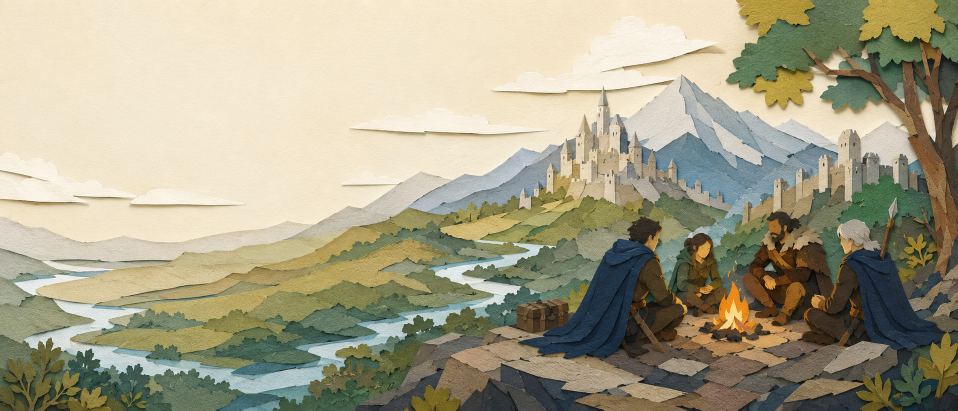
#> input picture client/e2e/assets/test-map.png, 1916 x 821 px (shown at 1/2 size); its folder holds only this picture in this run
$ python -i encounter_map_service.py   (imports and definitions only)   (older library calls are emulated)
#> lines starting #> are read from the running program, lines starting #| are printed output that depends on the picture
import base64
from io import BytesIO
import json

import os
from pathlib import Path
from uuid import uuid4

import numpy as np
import requests

from models import db, EncounterMap
from services.audit_service import log_audit_event
from services.world_service import clean_text


OPENAI_IMAGE_GENERATION_URL = 'https://api.openai.com/v1/images/generations'
OPENAI_RESPONSES_URL = 'https://api.openai.com/v1/responses'
DEFAULT_IMAGE_MODEL = 'gpt-image-2'
DEFAULT_IMAGE_SIZE = '1024x1024'
DEFAULT_IMAGE_QUALITY = 'medium'
DEFAULT_IMAGE_TIMEOUT_SECONDS = 240
DEFAULT_IMAGE_QA_MODEL = 'gpt-5.4'
DEFAULT_IMAGE_QA_THRESHOLD = 8
DEFAULT_IMAGE_QA_MAX_RETRIES = 1
DEFAULT_IMAGE_QA_TIMEOUT_SECONDS = 90
DEFAULT_VTT_SETUP_MODEL = 'gpt-5.4'
DEFAULT_VTT_SETUP_TIMEOUT_SECONDS = 90
DEFAULT_IMAGE_GRID_MAX_RETRIES = 2
MIN_GRID_CONFIDENCE = 0.45
TERRAIN_KINDS = {'clear', 'blocked', 'difficult', 'cover', 'hazard', 'water', 'elevation', 'door', 'chokepoint'}


def encounter_map_storage_dir():
    default_dir = Path(__file__).resolve().parents[1] / 'instance' / 'encounter_maps'
    return Path(os.environ.get('ENCOUNTER_MAP_STORAGE_DIR') or default_dir)


def encounter_map_path(encounter_map):
    return encounter_map_storage_dir() / encounter_map.image_filename


# [548 lines left out: functions encounter_map_labeled_path, latest_encounter_map, openai_image_timeout_seconds, _env_bool, _env_int, _build_map_prompt and 17 more, not called in this run]


def detect_grid_from_image(image_bytes, grid_options=None):
    import cv2

    np_bytes = np.frombuffer(image_bytes, np.uint8)
    image = cv2.imdecode(np_bytes, cv2.IMREAD_COLOR)
    if image is None:
        raise RuntimeError('Encounter map image could not be decoded for grid detection.')

    h, w = image.shape[:2]
    gray = cv2.cvtColor(image, cv2.COLOR_BGR2GRAY)
    clahe = cv2.createCLAHE(clipLimit=2.0, tileGridSize=(8, 8))
    enhanced = clahe.apply(gray)

    sobel_x = np.abs(cv2.Sobel(enhanced, cv2.CV_32F, 1, 0, ksize=3))
    sobel_y = np.abs(cv2.Sobel(enhanced, cv2.CV_32F, 0, 1, ksize=3))

    opts = _default_grid_options(**(grid_options or {}))
    bright_weight = opts.get('bright_line_weight', 0.6)

    blur = cv2.GaussianBlur(enhanced, (0, 0), 2)
    bright = np.maximum(enhanced.astype(np.float32) - blur.astype(np.float32), 0)

    proj_x = _blur_1d(sobel_x.sum(axis=0) + bright_weight * bright.sum(axis=0), sigma=1.0)
    proj_y = _blur_1d(sobel_y.sum(axis=1) + bright_weight * bright.sum(axis=1), sigma=1.0)

    min_cell = max(18.0, min(w, h) / 50.0)
    max_cell = min(w, h) / 6.0

    x_opts = dict(opts)
    x_opts['min_cell_px'] = max(x_opts.get('min_cell_px', min_cell), min_cell)
    x_opts['max_cell_px'] = min(x_opts.get('max_cell_px', max_cell), max_cell)
    x_opts['min_cells'] = x_opts.pop('min_cells_x', 10)
    x_opts['max_cells'] = x_opts.pop('max_cells_x', None)
    x_expected_cols = x_opts.pop('expected_columns', None)
    if x_expected_cols is not None:
        x_opts['expected_cell_px'] = x_opts.get('expected_cell_px') or (w / x_expected_cols)

    y_opts = dict(opts)
    y_opts['min_cell_px'] = max(y_opts.get('min_cell_px', min_cell), min_cell)
    y_opts['max_cell_px'] = min(y_opts.get('max_cell_px', max_cell), max_cell)
    y_opts['min_cells'] = y_opts.pop('min_cells_y', 10)
    y_opts['max_cells'] = y_opts.pop('max_cells_y', None)
    y_expected_rows = y_opts.pop('expected_rows', None)
    if y_expected_rows is not None:
        y_opts['expected_cell_px'] = y_opts.get('expected_cell_px') or (h / y_expected_rows)

    fit_x = _fit_periodic_lines(proj_x, x_opts, w)
    fit_y = _fit_periodic_lines(proj_y, y_opts, h)

    sel_x = fit_x['selected']
    sel_y = fit_y['selected']
    pre_refine_sel_x = dict(sel_x)
    pre_refine_sel_y = dict(sel_y)

    if opts.get('refine_enabled', True):
        sel_x = _refine_period_offset(proj_x, sel_x, x_opts)
        sel_y = _refine_period_offset(proj_y, sel_y, y_opts)

    origin_x = float(sel_x['offset_px'])
    origin_y = float(sel_y['offset_px'])

    xs = _make_lines_from_offset(origin_x, sel_x['period_px'], w, proj_x)
    ys = _make_lines_from_offset(origin_y, sel_y['period_px'], h, proj_y)

    cols = max(0, len(xs) - 1)
    rows = max(0, len(ys) - 1)

    cell_x = round(float(sel_x['period_px']), 3)
    cell_y = round(float(sel_y['period_px']), 3)
    cell_avg = round(float((cell_x + cell_y) / 2), 3)
    cell_legacy = int(round(cell_avg))
    spacing_delta = abs(cell_x - cell_y) / max(cell_x, cell_y)

    x_debug = sel_x.get('refinement_debug') or sel_x.get('debug') or {}
    y_debug = sel_y.get('refinement_debug') or sel_y.get('debug') or {}
    x_conf = _confidence_from_contrast(x_debug)
    y_conf = _confidence_from_contrast(y_debug)
    confidence = min(x_conf, y_conf) * max(0.0, 1.0 - spacing_delta)

    warnings = []
    if spacing_delta > 0.08:
        warnings.append('Horizontal and vertical grid spacing differ slightly.')
    if cols < 4 or rows < 4:
        warnings.append('Fewer than 4 cells detected on one axis.')
    if sel_x.get('harmonic_of'):
        warnings.append(
            'x-axis selected period {:.1f}px is subdivision of harmonic {:.1f}px.'.format(
                sel_x['period_px'], sel_x['harmonic_of'],
            )
        )
    if sel_y.get('harmonic_of'):
        warnings.append(
            'y-axis selected period {:.1f}px is subdivision of harmonic {:.1f}px.'.format(
                sel_y['period_px'], sel_y['harmonic_of'],
            )
        )
    if sel_x.get('refined'):
        warnings.append(
            'x-axis refined from {:.2f}px to {:.2f}px, offset {:.2f} to {:.2f}.'.format(
                pre_refine_sel_x['period_px'], sel_x['period_px'],
                pre_refine_sel_x['offset_px'], sel_x['offset_px'],
            )
        )
    if sel_y.get('refined'):
        warnings.append(
            'y-axis refined from {:.2f}px to {:.2f}px, offset {:.2f} to {:.2f}.'.format(
                pre_refine_sel_y['period_px'], sel_y['period_px'],
                pre_refine_sel_y['offset_px'], sel_y['offset_px'],
            )
        )

    return {
        'origin_px': {
            'x': round(float(xs[0]), 3),
            'y': round(float(ys[0]), 3),
        },
        'cell_size_px': {
            'x': cell_x,
            'y': cell_y,
            'average': cell_avg,
        },
        'cell_size_px_legacy': cell_legacy,
        'columns': cols,
        'rows': rows,
        'rotation_degrees': 0,
        'confidence': round(float(confidence), 3),
        'axis_confidence': {
            'x': round(float(x_conf), 3),
            'y': round(float(y_conf), 3),
        },
        'warnings': warnings,
        'selected_x_candidate': sel_x,
        'selected_y_candidate': sel_y,
        'pre_refine_x_candidate': pre_refine_sel_x,
        'pre_refine_y_candidate': pre_refine_sel_y,
        'refinement_enabled': opts.get('refine_enabled', True),
        'top_x_candidates': fit_x['top_candidates'],
        'top_y_candidates': fit_y['top_candidates'],
        'rejected_large_harmonics': fit_x['rejected_large_harmonics'] + fit_y['rejected_large_harmonics'],
        'detection_notes': fit_x['notes'] + fit_y['notes'],
    }


# [813 lines left out: functions _load_font, create_labeled_grid_image, _quality_review_schema, _normalize_quality_review, _review_map_quality, _vtt_setup_schema and 11 more, not called in this run]

>>> import cv2
>>> picture = cv2.imread('../../client/e2e/assets/test-map.png', cv2.IMREAD_GRAYSCALE)
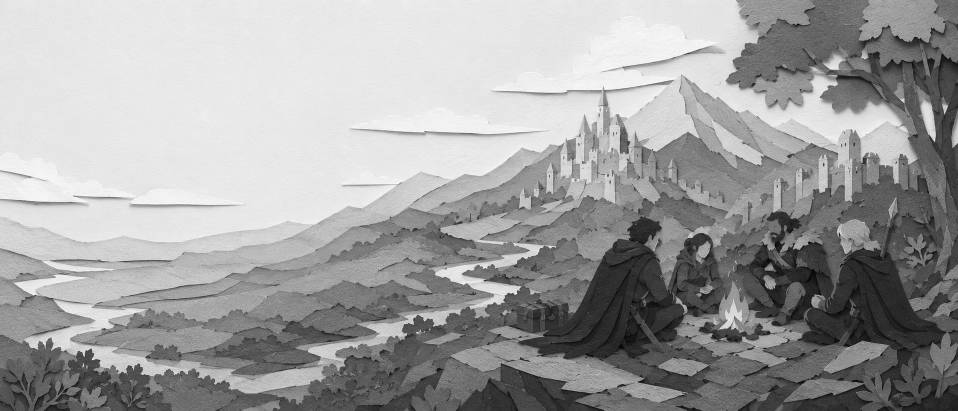
#> picture: shape (821, 1916) (shown at 1/2 size); min 0, max 255, mean 160
#> (the run stopped early here; a loop or call above may not have finished)
